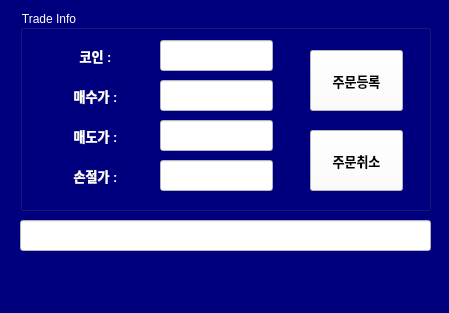
<?xml version="1.0" encoding="UTF-8"?>
<ui version="4.0">
 <class>MainWindow</class>
 <widget class="QMainWindow" name="MainWindow">
  <property name="geometry">
   <rect>
    <x>0</x>
    <y>0</y>
    <width>449</width>
    <height>313</height>
   </rect>
  </property>
  <property name="windowTitle">
   <string>MainWindow</string>
  </property>
  <property name="styleSheet">
   <string notr="true">background-color: rgb(51, 143, 255);
color: rgb(255, 255, 255);
background-color: rgb(0, 0, 127);</string>
  </property>
  <widget class="QWidget" name="centralwidget">
   <widget class="QLineEdit" name="lineEdit_buy">
    <property name="geometry">
     <rect>
      <x>160</x>
      <y>80</y>
      <width>113</width>
      <height>31</height>
     </rect>
    </property>
    <property name="styleSheet">
     <string notr="true">color: rgb(0, 0, 0);
background-color: rgb(255, 255, 255);</string>
    </property>
    <property name="alignment">
     <set>Qt::AlignCenter</set>
    </property>
   </widget>
   <widget class="QLineEdit" name="lineEdit_sell">
    <property name="geometry">
     <rect>
      <x>160</x>
      <y>120</y>
      <width>113</width>
      <height>31</height>
     </rect>
    </property>
    <property name="styleSheet">
     <string notr="true">color: rgb(0, 0, 0);
background-color: rgb(255, 255, 255);</string>
    </property>
    <property name="alignment">
     <set>Qt::AlignCenter</set>
    </property>
   </widget>
   <widget class="QLineEdit" name="lineEdit_exit">
    <property name="geometry">
     <rect>
      <x>160</x>
      <y>160</y>
      <width>113</width>
      <height>31</height>
     </rect>
    </property>
    <property name="styleSheet">
     <string notr="true">color: rgb(0, 0, 0);
background-color: rgb(255, 255, 255);</string>
    </property>
    <property name="alignment">
     <set>Qt::AlignCenter</set>
    </property>
   </widget>
   <widget class="QLineEdit" name="lineEdit_status">
    <property name="geometry">
     <rect>
      <x>20</x>
      <y>220</y>
      <width>411</width>
      <height>31</height>
     </rect>
    </property>
    <property name="font">
     <font>
      <family>맑은 고딕</family>
      <pointsize>10</pointsize>
      <weight>75</weight>
      <bold>true</bold>
     </font>
    </property>
    <property name="styleSheet">
     <string notr="true">color: rgb(0, 0, 0);
background-color: rgb(255, 255, 255);</string>
    </property>
    <property name="text">
     <string/>
    </property>
    <property name="alignment">
     <set>Qt::AlignCenter</set>
    </property>
   </widget>
   <widget class="QLineEdit" name="lineEdit_coin">
    <property name="geometry">
     <rect>
      <x>160</x>
      <y>40</y>
      <width>113</width>
      <height>31</height>
     </rect>
    </property>
    <property name="styleSheet">
     <string notr="true">color: rgb(0, 0, 0);
background-color: rgb(255, 255, 255);</string>
    </property>
    <property name="alignment">
     <set>Qt::AlignCenter</set>
    </property>
   </widget>
   <widget class="QLabel" name="label">
    <property name="geometry">
     <rect>
      <x>40</x>
      <y>40</y>
      <width>111</width>
      <height>31</height>
     </rect>
    </property>
    <property name="font">
     <font>
      <pointsize>10</pointsize>
      <weight>75</weight>
      <bold>true</bold>
     </font>
    </property>
    <property name="text">
     <string>코인 :</string>
    </property>
    <property name="alignment">
     <set>Qt::AlignCenter</set>
    </property>
   </widget>
   <widget class="QLabel" name="label_2">
    <property name="geometry">
     <rect>
      <x>40</x>
      <y>80</y>
      <width>111</width>
      <height>31</height>
     </rect>
    </property>
    <property name="font">
     <font>
      <pointsize>10</pointsize>
      <weight>75</weight>
      <bold>true</bold>
     </font>
    </property>
    <property name="text">
     <string>매수가 :</string>
    </property>
    <property name="alignment">
     <set>Qt::AlignCenter</set>
    </property>
   </widget>
   <widget class="QLabel" name="label_3">
    <property name="geometry">
     <rect>
      <x>40</x>
      <y>120</y>
      <width>111</width>
      <height>31</height>
     </rect>
    </property>
    <property name="font">
     <font>
      <pointsize>10</pointsize>
      <weight>75</weight>
      <bold>true</bold>
     </font>
    </property>
    <property name="text">
     <string>매도가 :</string>
    </property>
    <property name="alignment">
     <set>Qt::AlignCenter</set>
    </property>
   </widget>
   <widget class="QLabel" name="label_4">
    <property name="geometry">
     <rect>
      <x>40</x>
      <y>160</y>
      <width>111</width>
      <height>31</height>
     </rect>
    </property>
    <property name="font">
     <font>
      <pointsize>10</pointsize>
      <weight>75</weight>
      <bold>true</bold>
     </font>
    </property>
    <property name="text">
     <string>손절가 :</string>
    </property>
    <property name="alignment">
     <set>Qt::AlignCenter</set>
    </property>
   </widget>
   <widget class="QGroupBox" name="groupBox">
    <property name="geometry">
     <rect>
      <x>20</x>
      <y>10</y>
      <width>411</width>
      <height>201</height>
     </rect>
    </property>
    <property name="title">
     <string>Trade Info</string>
    </property>
    <widget class="QPushButton" name="pushButton_trade">
     <property name="geometry">
      <rect>
       <x>290</x>
       <y>40</y>
       <width>93</width>
       <height>61</height>
      </rect>
     </property>
     <property name="font">
      <font>
       <family>맑은 고딕</family>
       <pointsize>10</pointsize>
       <weight>75</weight>
       <bold>true</bold>
      </font>
     </property>
     <property name="styleSheet">
      <string notr="true">background-color: rgb(255, 255, 255);
color: rgb(0, 0, 0);</string>
     </property>
     <property name="text">
      <string>주문등록</string>
     </property>
    </widget>
    <widget class="QPushButton" name="pushButton_cancel">
     <property name="geometry">
      <rect>
       <x>290</x>
       <y>120</y>
       <width>93</width>
       <height>61</height>
      </rect>
     </property>
     <property name="font">
      <font>
       <family>맑은 고딕</family>
       <pointsize>10</pointsize>
       <weight>75</weight>
       <bold>true</bold>
      </font>
     </property>
     <property name="styleSheet">
      <string notr="true">background-color: rgb(255, 255, 255);
color: rgb(0, 0, 0);</string>
     </property>
     <property name="text">
      <string>주문취소</string>
     </property>
    </widget>
   </widget>
   <zorder>groupBox</zorder>
   <zorder>lineEdit_buy</zorder>
   <zorder>lineEdit_sell</zorder>
   <zorder>lineEdit_exit</zorder>
   <zorder>lineEdit_status</zorder>
   <zorder>lineEdit_coin</zorder>
   <zorder>label</zorder>
   <zorder>label_2</zorder>
   <zorder>label_3</zorder>
   <zorder>label_4</zorder>
  </widget>
  <widget class="QMenuBar" name="menubar">
   <property name="geometry">
    <rect>
     <x>0</x>
     <y>0</y>
     <width>449</width>
     <height>26</height>
    </rect>
   </property>
  </widget>
  <widget class="QStatusBar" name="statusbar"/>
 </widget>
 <tabstops>
  <tabstop>lineEdit_coin</tabstop>
  <tabstop>lineEdit_buy</tabstop>
  <tabstop>lineEdit_sell</tabstop>
  <tabstop>lineEdit_exit</tabstop>
  <tabstop>pushButton_trade</tabstop>
  <tabstop>pushButton_cancel</tabstop>
  <tabstop>lineEdit_status</tabstop>
 </tabstops>
 <resources/>
 <connections/>
</ui>
